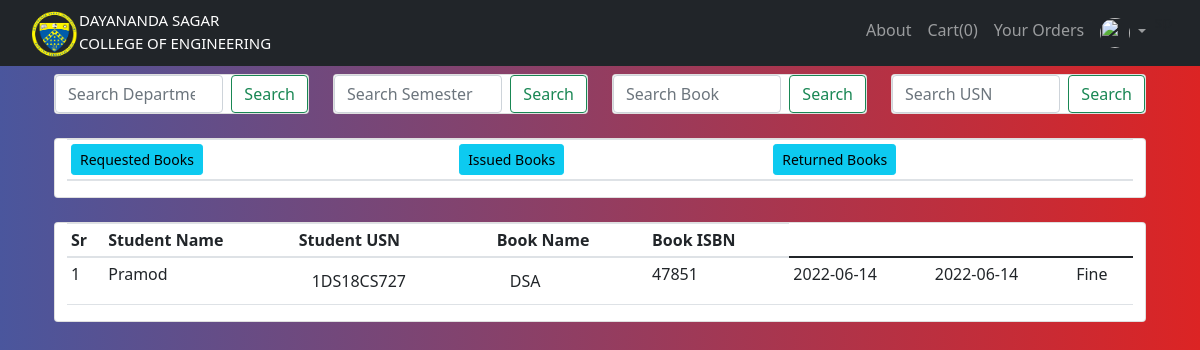
Before: /orders_list (signed in) with the older database file.
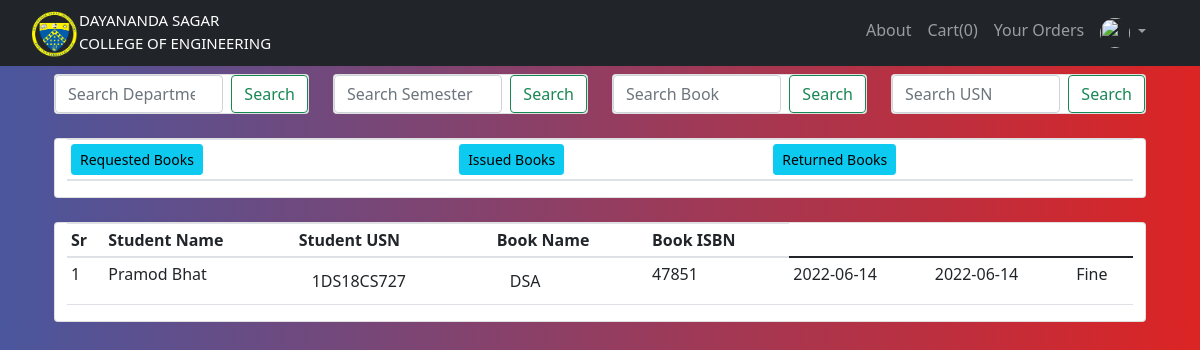
After: the same page with the newer database file.
### website/models.py (models this page shows, shortened)
class Student_Order(db.Model):
        id = db.Column(db.Integer, primary_key = True)
        status = db.Column(db.String(20), default = 'Requested', nullable = False)
        request_time = db.Column(db.DateTime, nullable = True)
        approve_time = db.Column(db.DateTime, nullable = True)
        return_time = db.Column(db.DateTime, nullable = True)
        returned_time = db.Column(db.DateTime, nullable = True)
        student_id = db.Column(db.Integer, db.ForeignKey('user.id'),nullable=True)
        student = db.relationship('User', backref=db.backref('students_order',lazy=True))
        book_id = db.Column(db.Integer, db.ForeignKey('addbook.id'),nullable=True)
        book = db.relationship('Addbook', backref=db.backref('books_order',lazy=True))

class User(db.Model,UserMixin):
        __searchable__ = ['usn']
        __tablename__='user'
        id = db.Column(db.Integer, primary_key=True)
        email = db.Column(db.String(150), unique=True)
        password=db.Column(db.String(150))
        first_name=db.Column(db.String(150))
        is_active = db.Column(db.Boolean,default=False)
        urole = db.Column(db.String(80))
        usn = db.Column(db.String(10))
        status = db.Column(db.String(10))
        department_id = db.Column(db.Integer, db.ForeignKey('department.id'),nullable=True)
        department = db.relationship('Department', backref=db.backref('user_departments',lazy=True))
        semester_id = db.Column(db.Integer, db.ForeignKey('semester.id'),nullable=True)
        semester = db.relationship('Semester', backref=db.backref('user_semesters',lazy=True))
        def is_active(self):
                return self.is_active
        def get_urole(self):
                return self.urole

class Addbook(db.Model):
    __tablename__='addbook'
    __searchable__ = ['name', 'desc', 'isbn']
    id = db.Column(db.Integer, primary_key=True)
    name = db.Column(db.String(80), nullable=False)
    price = db.Column(db.Numeric(10,2), nullable=False)
    isbn = db.Column(db.Integer,default=0)
    stock = db.Column(db.Integer,nullable=False)
    available_copies = db.Column(db.Integer,nullable=False)
    desc = db.Column(db.Text, nullable=False)
    pub_date = db.Column(db.DateTime, nullable=False, default=datetime.utcnow)
    department_id = db.Column(db.Integer, db.ForeignKey('department.id'),nullable=False)
    department = db.relationship('Department', backref=db.backref('departments',lazy=True))
    semester_id = db.Column(db.Integer, db.ForeignKey('semester.id'),nullable=False)
    semester = db.relationship('Semester', backref=db.backref('semesters',lazy=True))
    image_1 = db.Column(db.String(150), nullable=False, default='image.jpg')
    image_2 = db.Column(db.String(150), nullable=False, default='image.jpg')
    image_3 = db.Column(db.String(150), nullable=False, default='image.jpg')

### website/views.py (the view)
@views.route('/orders_list')
def orders_list_for_admin():
    orders = Student_Order.query.all()
    return render_template("orders_list_for_admin.html", user=current_user,orders=orders)

### website/templates/orders_list_for_admin.html (shortened to what the changed rows need)
{% extends "base.html" %} {% block title %}Oders List{% endblock %}
{% block content %}
<br>
<br>
<div class="container">
<br>
<div class="container">
        <div class="row">
            <div class="card">
                <table class="table table-sm">
                    <thead>
                        <th><a href ="{{url_for('views.orders_list_on_status',status='Requested')}}" class="btn btn-info btn-sm">Requested Books</a></th>
                        <th><a href ="{{url_for('views.orders_list_on_status',status='Issued')}}" class="btn btn-info btn-sm">Issued Books</a></th>
                        <th><a href ="{{url_for('views.orders_list_on_status',status='Returned')}}" class="btn btn-info btn-sm">Returned Books</a></th>
                    </thead>
                </table>
            </div>
         </div>
</div>
<br>
<div class="container">
        <div class="row">
            <div class="card">
                <table class="table table-sm">
                    <thead>
                        <th>Sr</th>
                        <th>Student Name</th>
                        <th>Student USN</th>
                        <th>Book Name</th>
                        <th>Book ISBN</th>
                    </thead>
                    <tbody>
                    {% for order in orders%}
                        <td>{{loop.index}}</td>
                        <td>{{order.student.first_name}}</td>
                        <td>
                            <button type="button" class="btn btn" data-toggle="modal" data-target="#student_info">{{order.student.usn}}</button>
                        </td>
                        <td>
                            <button type="button" class="btn btn" data-toggle="modal" data-target="#book_into_modal">{{order.book.name}}</button>
                        </td>
                        <td>{{order.book.isbn}}</td>
                        {% if(order.status == "Requested")%}
                        <td>
                            <form class="form" method="post" action="/orders_list/Requested">
                            <select name="status" id="status" class="form-control" required>
                                <option value="">Requested</option>
                                <option value="Issued,{{order.id}}">Issue Book</option>
                                <option value="Declined,{{order.id}}">Decline Request</option>
                            </select>
                        </td>
                        <td>{{order.request_time.date()}}</td>
                        {% elif(order.status == "Returned")%}
                        <td>{{order.approve_time.date()}}</td>
                        <td>{{order.returned_time.date()}}</td>
                        <td>Fine</td>
                        {% endif %}
                    {% endfor %}
                    </tbody>
                </table>
    </div>
         </div>
</div>
{% endblock %}

Changed rows visible on the page:
changed through a linked row, Student_Order "1DS18CS727": student.first_name "Pramod" → "Pramod Bhat"
